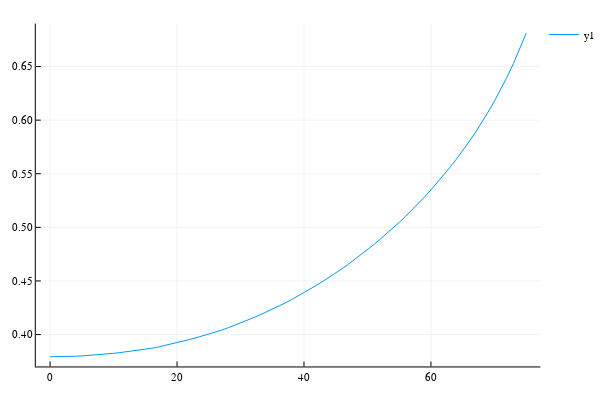

Notebook cell for this chart:
### Code cell
SZA=0:1:75
plot(SZA, reflNIR_SZA)

### Figure 1 — Plotly figure (JSON) as saved in the notebook; plotly's stock layout.template omitted (floating-point values rounded to 4 significant figures)
{"data": [{"colorbar": {"title": ""}, "legendgroup": "y1", "line": {"color": "rgba(0, 154, 250, 1.000)", "dash": "solid", "shape": "linear", "width": 1}, "mode": "lines", "name": "y1", "showlegend": true, "type": "scatter", "x": [0, 1, 2, 3, 4, 5, 6, 7, 8, 9, 10, 11, 12, 13, 14, 15, 16, 17, 18, 19, 20, 21, 22, 23, 24, 25, 26, 27, 28, 29, 30, 31, 32, 33, 34, 35, 36, 37, 38, 39, 40, 41, 42, 43, 44, 45, 46, 47, 48, 49, 50, 51, 52, 53, 54, 55, 56, 57, 58, 59, 60, 61, 62, 63, 64, 65, 66, 67, 68, 69, 70, 71, 72, 73, 74, 75], "xaxis": "x1", "y": [0.3793, 0.3793, 0.3794, 0.3796, 0.3798, 0.3801, 0.3804, 0.3808, 0.3813, 0.3819, 0.3825, 0.3832, 0.3839, 0.3846, 0.3854, 0.3862, 0.3872, 0.3884, 0.3896, 0.391, 0.3924, 0.3939, 0.3954, 0.397, 0.3986, 0.4002, 0.4021, 0.4041, 0.4062, 0.4085, 0.4108, 0.4132, 0.4156, 0.4182, 0.4208, 0.4234, 0.4263, 0.4293, 0.4324, 0.4357, 0.4391, 0.4425, 0.4461, 0.4498, 0.4535, 0.4574, 0.4614, 0.4656, 0.47, 0.4745, 0.4792, 0.484, 0.4889, 0.494, 0.4992, 0.5046, 0.5102, 0.5161, 0.5221, 0.5284, 0.5349, 0.5417, 0.5487, 0.556, 0.5636, 0.5715, 0.5798, 0.5885, 0.5977, 0.6074, 0.6177, 0.6286, 0.6403, 0.6528, 0.6663, 0.681], "yaxis": "y1", "zmax": null, "zmin": null}], "layout": {"annotations": [], "height": 400, "legend": {"bgcolor": "rgba(255, 255, 255, 1.000)", "bordercolor": "rgba(0, 0, 0, 1.000)", "font": {"color": "rgba(0, 0, 0, 1.000)", "family": "sans-serif", "size": 11}, "tracegroupgap": 0, "x": 1, "y": 1}, "margin": {"b": 20, "l": 0, "r": 0, "t": 20}, "paper_bgcolor": "rgba(255, 255, 255, 1.000)", "plot_bgcolor": "rgba(255, 255, 255, 1.000)", "showlegend": true, "width": 600, "xaxis": {"anchor": "y1", "domain": [0.06582, 0.9934], "gridcolor": "rgba(0, 0, 0, 0.100)", "gridwidth": 0.5, "linecolor": "rgba(0, 0, 0, 1.000)", "mirror": false, "range": [-2.25, 77.25], "showgrid": true, "showline": true, "showticklabels": true, "tickangle": 0, "tickcolor": "rgb(0, 0, 0)", "tickfont": {"color": "rgba(0, 0, 0, 1.000)", "family": "sans-serif", "size": 11}, "tickmode": "array", "ticks": "inside", "ticktext": ["0", "20", "40", "60"], "tickvals": [0, 20, 40, 60], "title": "", "titlefont": {"color": "rgba(0, 0, 0, 1.000)", "family": "sans-serif", "size": 15}, "type": "-", "visible": true, "zeroline": false, "zerolinecolor": "rgba(0, 0, 0, 1.000)"}, "yaxis": {"anchor": "x1", "domain": [0.03762, 0.9902], "gridcolor": "rgba(0, 0, 0, 0.100)", "gridwidth": 0.5, "linecolor": "rgba(0, 0, 0, 1.000)", "mirror": false, "range": [0.3703, 0.6901], "showgrid": true, "showline": true, "showticklabels": true, "tickangle": 0, "tickcolor": "rgb(0, 0, 0)", "tickfont": {"color": "rgba(0, 0, 0, 1.000)", "family": "sans-serif", "size": 11}, "tickmode": "array", "ticks": "inside", "ticktext": ["0.40", "0.45", "0.50", "0.55", "0.60", "0.65"], "tickvals": [0.4, 0.45, 0.5, 0.55, 0.6, 0.65], "title": "", "titlefont": {"color": "rgba(0, 0, 0, 1.000)", "family": "sans-serif", "size": 15}, "type": "-", "visible": true, "zeroline": false, "zerolinecolor": "rgba(0, 0, 0, 1.000)"}}}
